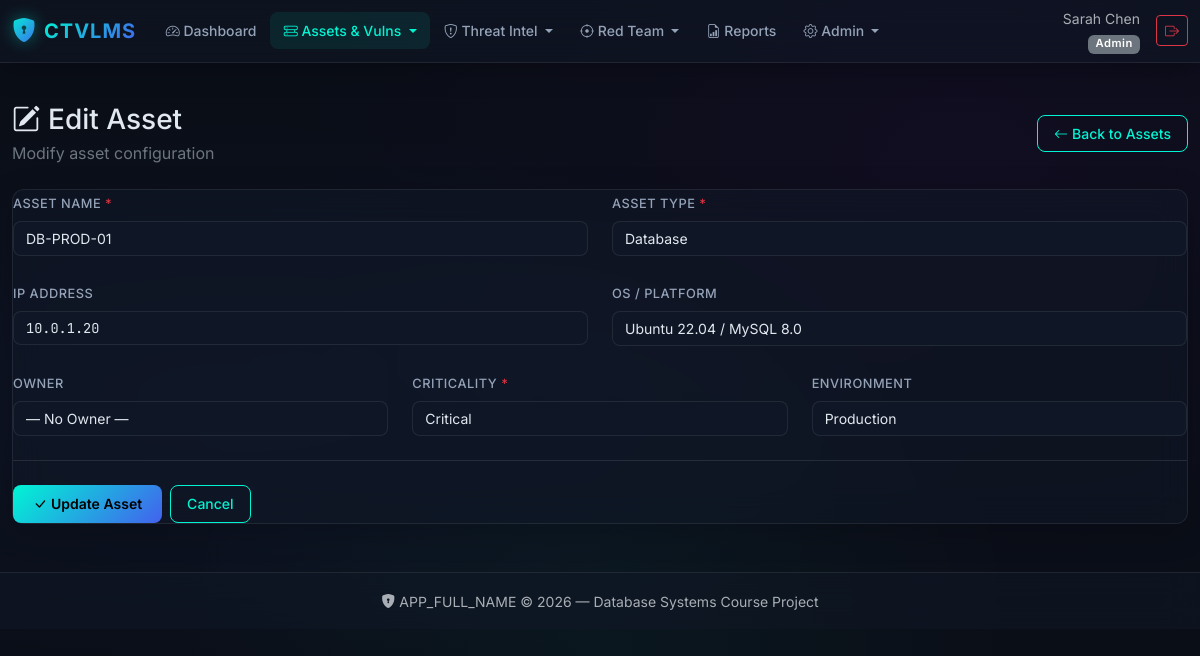
/?page=assets/form&id=2 (signed in), run on the app's committed database.
### tables this page shows
CREATE TABLE assets (
    assetID INT AUTO_INCREMENT PRIMARY KEY,
    assetName VARCHAR(150) NOT NULL,
    assetType ENUM('Server','Workstation','Network_Device','Web_App','Database','Cloud_Resource','IoT_Device') NOT NULL,
    ipAddress VARCHAR(45),
    osPlatform VARCHAR(100),
    ownerUserID INT,
    criticality ENUM('Low','Medium','High','Critical') NOT NULL DEFAULT 'Medium',
    environment ENUM('Production','Staging','Development','Test') NOT NULL DEFAULT 'Production',
    createdAt TIMESTAMP DEFAULT CURRENT_TIMESTAMP,
    FOREIGN KEY (ownerUserID) REFERENCES users(userID) ON DELETE SET NULL
);

### index.php (called while the page is built, shortened)
<?php
require_once __DIR__ . '/includes/helpers.php';
$page = $_GET['page'] ?? 'dashboard';
$page = preg_replace('/[^a-zA-Z0-9_\/]/', '', $page);
$routes = [
    'dashboard'            => 'pages/dashboard.php',
    'reports'              => 'pages/reports.php',
    'users/list'           => 'pages/users/list.php',
    'users/form'           => 'pages/users/form.php',
    'assets/list'          => 'pages/assets/list.php',
    'assets/form'          => 'pages/assets/form.php',
    'vulnerabilities/list' => 'pages/vulnerabilities/list.php',
    'vulnerabilities/form' => 'pages/vulnerabilities/form.php',
    'exposures/list'       => 'pages/exposures/list.php',
    'asset_vulns/list'     => 'pages/asset_vulns/list.php',
    'asset_vulns/form'     => 'pages/asset_vulns/form.php',
    'threat_actors/list'   => 'pages/threat_actors/list.php',
    'threat_actors/form'   => 'pages/threat_actors/form.php',
    'iocs/list'            => 'pages/iocs/list.php',
    'iocs/form'            => 'pages/iocs/form.php',
    'incidents/list'       => 'pages/incidents/list.php',
    'incidents/form'       => 'pages/incidents/form.php',
    'engagements/list'     => 'pages/engagements/list.php',
    'engagements/form'     => 'pages/engagements/form.php',
    'findings/list'        => 'pages/findings/list.php',
    'findings/form'        => 'pages/findings/form.php',
    'remediations/list'    => 'pages/remediations/list.php',
    'remediations/form'    => 'pages/remediations/form.php',
    'audit_log/list'       => 'pages/audit_log/list.php',
];
require __DIR__ . '/' . $routes[$page];

### pages/assets/form.php (the view, shortened to what this page needs)
<?php
$db = getDB();
$id = isset($_GET['id']) ? (int)$_GET['id'] : 0;
$isEdit = $id > 0;
$record = null;
if ($isEdit) {
    $stmt = $db->prepare('SELECT * FROM assets WHERE assetID = :id');
    $stmt->execute([':id' => $id]);
    $record = $stmt->fetch();
    $pageTitle = 'Edit Asset';
} else {
    $pageTitle = 'Create Asset';
}
$assetTypes = ['Server', 'Workstation', 'Network_Device', 'Web_App', 'Database', 'Cloud_Resource', 'IoT_Device'];
$criticalities = ['Low', 'Medium', 'High', 'Critical'];
$environments = ['Production', 'Staging', 'Development', 'Test'];
require __DIR__ . '/../../includes/header.php';
?>
<div class="page-header fade-in-up">
    <div>
        <h1 class="h3 mb-1">
            <i class="bi bi-<?= $isEdit ? 'pencil-square' : 'hdd-rack-fill' ?> me-2"></i><?= e($pageTitle) ?>
        </h1>
        <p class="text-secondary mb-0"><?= $isEdit ? 'Modify asset configuration' : 'Register a new organizational asset' ?></p>
    </div>
    <a href="?page=assets/list" class="btn btn-cyber-outline"><i class="bi bi-arrow-left me-1"></i>Back to Assets</a>
</div>
<div class="glass-card fade-in-up">
    <form method="POST" action="?page=assets/form<?= $isEdit ? '&id=' . $id : '' ?>">
        <div class="row g-4">
            <div class="col-md-6">
                <label for="assetName" class="form-label">Asset Name <span class="text-danger">*</span></label>
                <input type="text" class="form-control bg-dark text-light border-secondary" id="assetName" name="assetName"
                       value="<?= e($record['assetName'] ?? ($_POST['assetName'] ?? '')) ?>" required>
            </div>
            <div class="col-md-6">
                <label for="assetType" class="form-label">Asset Type <span class="text-danger">*</span></label>
                <select class="form-select bg-dark text-light border-secondary" id="assetType" name="assetType" required>
                    <?php
                    $currentType = $record['assetType'] ?? ($_POST['assetType'] ?? '');
                    foreach ($assetTypes as $t):
                    ?>
                        <option value="<?= e($t) ?>" <?= $currentType === $t ? 'selected' : '' ?>><?= e(str_replace('_', ' ', $t)) ?></option>
                    <?php endforeach; ?>
                </select>
            </div>
            <div class="col-md-6">
                <label for="ipAddress" class="form-label">IP Address</label>
                <input type="text" class="form-control bg-dark text-light border-secondary font-mono" id="ipAddress" name="ipAddress"
                       value="<?= e($record['ipAddress'] ?? ($_POST['ipAddress'] ?? '')) ?>" placeholder="e.g. 192.168.1.100">
            </div>
            <div class="col-md-6">
                <label for="osPlatform" class="form-label">OS / Platform</label>
                <input type="text" class="form-control bg-dark text-light border-secondary" id="osPlatform" name="osPlatform"
                       value="<?= e($record['osPlatform'] ?? ($_POST['osPlatform'] ?? '')) ?>" placeholder="e.g. Ubuntu 22.04, Windows Server 2022">
            </div>
            <div class="col-md-4">
                <label for="ownerUserID" class="form-label">Owner</label>
                <select class="form-select bg-dark text-light border-secondary" id="ownerUserID" name="ownerUserID">
                    <option value="">— No Owner —</option>
                </select>
            </div>
            <div class="col-md-4">
                <label for="criticality" class="form-label">Criticality <span class="text-danger">*</span></label>
                <select class="form-select bg-dark text-light border-secondary" id="criticality" name="criticality" required>
                    <?php
                    $currentCrit = $record['criticality'] ?? ($_POST['criticality'] ?? '');
                    foreach ($criticalities as $c):
                    ?>
                        <option value="<?= e($c) ?>" <?= $currentCrit === $c ? 'selected' : '' ?>><?= e($c) ?></option>
                    <?php endforeach; ?>
                </select>
            </div>
            <div class="col-md-4">
                <label for="environment" class="form-label">Environment</label>
                <select class="form-select bg-dark text-light border-secondary" id="environment" name="environment">
                    <?php
                    $currentEnv = $record['environment'] ?? ($_POST['environment'] ?? '');
                    foreach ($environments as $env):
                    ?>
                        <option value="<?= e($env) ?>" <?= $currentEnv === $env ? 'selected' : '' ?>><?= e($env) ?></option>
                    <?php endforeach; ?>
                </select>
            </div>
        </div>
        <hr class="border-secondary my-4">
        <div class="d-flex gap-2">
            <button type="submit" class="btn btn-cyber">
                <i class="bi bi-check-lg me-1"></i><?= $isEdit ? 'Update Asset' : 'Create Asset' ?>
            </button>
            <a href="?page=assets/list" class="btn btn-cyber-outline">Cancel</a>
        </div>
    </form>
</div>
<?php require __DIR__ . '/../../includes/footer.php'; ?>

### public/css/style.css (style rules this page uses)
:root { --bg-primary: #0a0e17; --bg-secondary: #111827; --bg-card: rgba(17, 24, 39, 0.7); --bg-glass: rgba(17, 24, 39, 0.55); --border-glass: rgba(255, 255, 255, 0.08); --text-primary: #e2e8f0; --text-secondary: #94a3b8; --text-muted: #64748b; --accent-cyan: #00f5d4; --accent-magenta: #f72585; --accent-blue: #4361ee; --accent-purple: #7209b7; --accent-orange: #fb8500; --severity-critical: #ef4444; --severity-high: #f97316; --severity-medium: #eab308; --severity-low: #22c55e; --font-body: 'Inter', system-ui, -apple-system, sans-serif; --font-mono: 'JetBrains Mono', 'Fira Code', monospace; --glass-blur: 16px; --radius: 12px; --radius-sm: 8px; --transition: all 0.3s cubic-bezier(0.4, 0, 0.2, 1); }
html { scroll-behavior: smooth; }
body { font-family: var(--font-body); background: var(--bg-primary); color: var(--text-primary); min-height: 100vh; background-image: radial-gradient(ellipse at 20% 50%, rgba(67, 97, 238, 0.08) 0%, transparent 50%), radial-gradient(ellipse at 80% 20%, rgba(114, 9, 183, 0.06) 0%, transparent 50%), radial-gradient(ellipse at 50% 80%, rgba(0, 245, 212, 0.04) 0%, transparent 50%); }
.glass-card { background: var(--bg-glass); backdrop-filter: blur(var(--glass-blur)); -webkit-backdrop-filter: blur(var(--glass-blur)); border: 1px solid var(--border-glass); border-radius: var(--radius); box-shadow: 0 8px 32px rgba(0, 0, 0, 0.2); transition: var(--transition); }
.badge { font-weight: 600; font-size: 0.7rem; letter-spacing: 0.5px; padding: 0.35em 0.65em; border-radius: 6px; }
.btn-cyber { background: linear-gradient(135deg, var(--accent-cyan), var(--accent-blue)); border: none; color: #000; font-weight: 600; font-size: 0.875rem; padding: 0.5rem 1.25rem; border-radius: var(--radius-sm); transition: var(--transition); text-decoration: none; }
.btn-cyber-outline { background: transparent; border: 1px solid var(--accent-cyan); color: var(--accent-cyan); font-weight: 500; font-size: 0.875rem; padding: 0.45rem 1rem; border-radius: var(--radius-sm); transition: var(--transition); text-decoration: none; }
.form-control, .form-select { background: rgba(17, 24, 39, 0.8) !important; border: 1px solid var(--border-glass) !important; color: var(--text-primary) !important; border-radius: var(--radius-sm); font-size: 0.875rem; transition: var(--transition); }
.form-label { color: var(--text-secondary); font-weight: 500; font-size: 0.8rem; text-transform: uppercase; letter-spacing: 0.5px; }
.page-header { display: flex; align-items: center; justify-content: space-between; flex-wrap: wrap; gap: 1rem; margin-bottom: 1.5rem; }
.font-mono { font-family: var(--font-mono); font-size: 0.85rem; }
.fade-in-up { animation: fadeInUp 0.5s ease-out forwards; }

### data on the page
assets: assetName "DB-PROD-01", ipAddress "10.0.1.20", osPlatform "Ubuntu 22.04 / MySQL 8.0"

### other printed values
$user['name'] "Sarah Chen"
$map[$role] "Admin"
$pageTitle "Edit Asset"
APP_FULL_NAME "APP_FULL_NAME"
form field assetType "Database"
form field criticality "Critical"
form field environment "Production"
